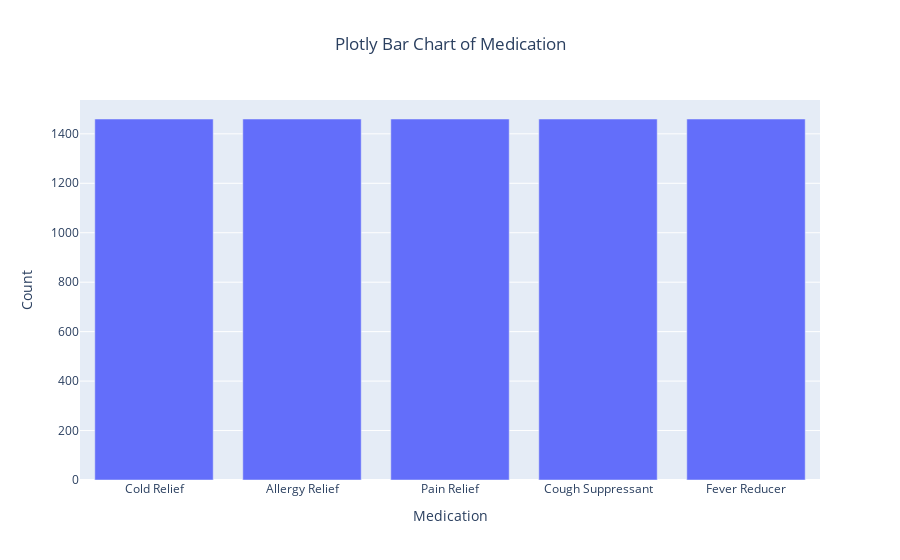
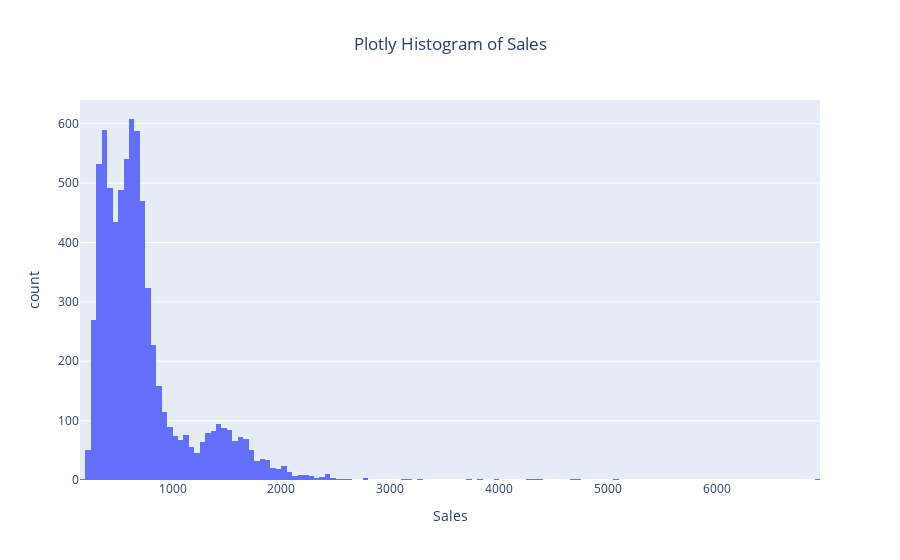
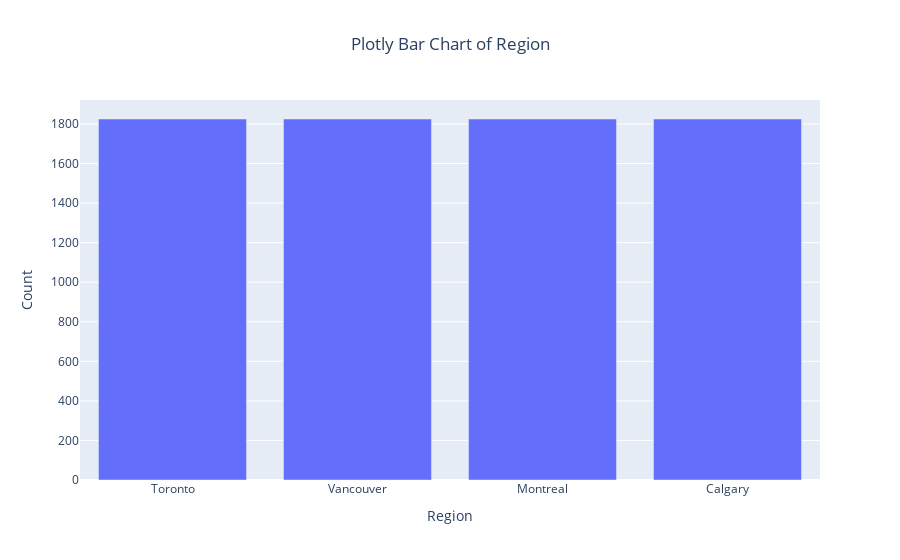
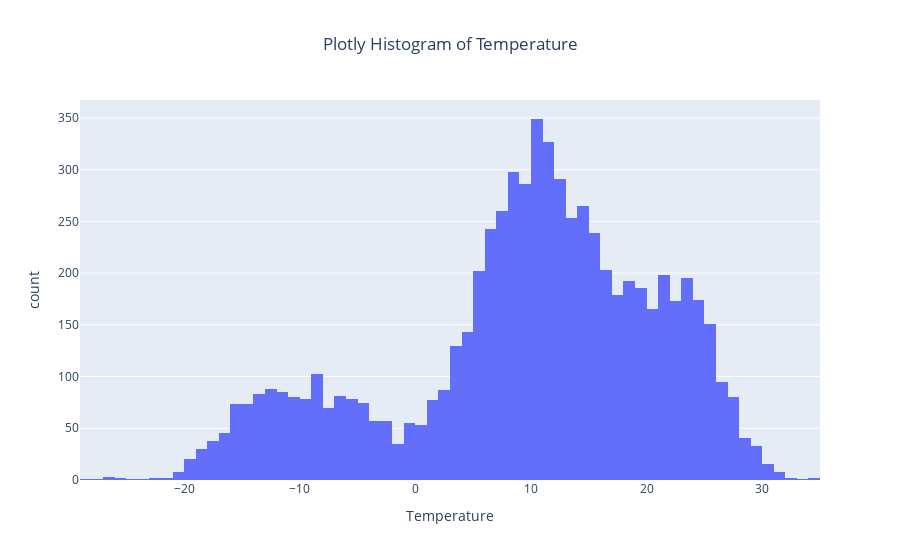

The notebook cell these images were saved under, in order:
### Code cell
# Define a function to create EDA plots for each variable. 
def EDA(df):
    for col in df.columns:
        # Skip the date column, not informative.
        if col == 'Date':
            continue
        # Replace null values with 'Missing' if they are categorical.
        col_data = df[col].fillna('Missing') if df[col].dtype == 'object' or df[col].dtype.name == 'category' else df[col]
        # Set plot size.
        plt.figure(figsize = (8, 4))

        # If numeric, create a histogram.
        if df[col].dtype in ['int32', 'float64']:
            # Create the seaborn histogram.
            sns.histplot(col_data, bins = 30)
            plt.title(f"Seaborn Histogram of {col}")
            plt.xlabel(col)
            plt.ylabel("Count")
            plt.tight_layout()
            plt.show()
            # Create the plotly histogram.
            fig = px.histogram(df, x = col, title = f"Plotly Histogram of {col}")
            fig.update_layout(title_x = 0.5)  # 0 = left, 0.5 = center, 1 = right
            fig.show()

        # If not numeric, then create a barplot.
        else:
            # Create the seaborn barplot.
            counts = col_data.value_counts()
            sns.barplot(x=counts.index, y = counts.values)
            plt.title(f"Seaborn Bar Chart of {col}")
            plt.xlabel(col)
            plt.ylabel("Count")
            plt.xticks(rotation = 45)
            plt.tight_layout()
            plt.show()
            # Create the plotly barplot.
            fig = px.bar(
                x = counts.index,
                y = counts.values,
                labels = {'x': col, 'y': 'Count'},
                title = f"Plotly Bar Chart of {col}"
            )
            fig.update_layout(title_x = 0.5)
            fig.show()
        print('-' * 100)
# Call function.
EDA(df)

### Figure 1 — Plotly figure (JSON) as saved in the notebook; plotly's stock layout.template omitted (floating-point values rounded to 4 significant figures)
{"data": [{"alignmentgroup": "True", "hovertemplate": "Medication=%{x}<br>Count=%{y}<extra></extra>", "legendgroup": "", "marker": {"color": "#636efa", "pattern": {"shape": ""}}, "name": "", "offsetgroup": "", "orientation": "v", "showlegend": false, "textposition": "auto", "type": "bar", "x": ["Cold Relief", "Allergy Relief", "Pain Relief", "Cough Suppressant", "Fever Reducer"], "xaxis": "x", "y": [1460, 1460, 1460, 1460, 1460], "yaxis": "y"}], "layout": {"barmode": "relative", "legend": {"tracegroupgap": 0}, "title": {"text": "Plotly Bar Chart of Medication", "x": 0.5}, "xaxis": {"anchor": "y", "domain": [0, 1], "title": {"text": "Medication"}}, "yaxis": {"anchor": "x", "domain": [0, 1], "title": {"text": "Count"}}}}

### Figure 2 — Plotly figure (JSON) as saved in the notebook; plotly's stock layout.template omitted (floating-point values rounded to 4 significant figures; data arrays with more than 128 entries replaced by an {"elided": "..."} marker saying what was removed)
{"data": [{"alignmentgroup": "True", "bingroup": "x", "hovertemplate": "Sales=%{x}<br>count=%{y}<extra></extra>", "legendgroup": "", "marker": {"color": "#636efa", "pattern": {"shape": ""}}, "name": "", "offsetgroup": "", "orientation": "v", "showlegend": false, "type": "histogram", "x": {"elided": "7300 float values"}, "xaxis": "x", "yaxis": "y"}], "layout": {"barmode": "relative", "legend": {"tracegroupgap": 0}, "title": {"text": "Plotly Histogram of Sales", "x": 0.5}, "xaxis": {"anchor": "y", "domain": [0, 1], "title": {"text": "Sales"}}, "yaxis": {"anchor": "x", "domain": [0, 1], "title": {"text": "count"}}}}

### Figure 3 — Plotly figure (JSON) as saved in the notebook; plotly's stock layout.template omitted (floating-point values rounded to 4 significant figures)
{"data": [{"alignmentgroup": "True", "hovertemplate": "Region=%{x}<br>Count=%{y}<extra></extra>", "legendgroup": "", "marker": {"color": "#636efa", "pattern": {"shape": ""}}, "name": "", "offsetgroup": "", "orientation": "v", "showlegend": false, "textposition": "auto", "type": "bar", "x": ["Toronto", "Vancouver", "Montreal", "Calgary"], "xaxis": "x", "y": [1825, 1825, 1825, 1825], "yaxis": "y"}], "layout": {"barmode": "relative", "legend": {"tracegroupgap": 0}, "title": {"text": "Plotly Bar Chart of Region", "x": 0.5}, "xaxis": {"anchor": "y", "domain": [0, 1], "title": {"text": "Region"}}, "yaxis": {"anchor": "x", "domain": [0, 1], "title": {"text": "Count"}}}}

### Figure 4 — Plotly figure (JSON) as saved in the notebook; plotly's stock layout.template omitted (floating-point values rounded to 4 significant figures; data arrays with more than 128 entries replaced by an {"elided": "..."} marker saying what was removed)
{"data": [{"alignmentgroup": "True", "bingroup": "x", "hovertemplate": "Temperature=%{x}<br>count=%{y}<extra></extra>", "legendgroup": "", "marker": {"color": "#636efa", "pattern": {"shape": ""}}, "name": "", "offsetgroup": "", "orientation": "v", "showlegend": false, "type": "histogram", "x": {"elided": "7300 float values"}, "xaxis": "x", "yaxis": "y"}], "layout": {"barmode": "relative", "legend": {"tracegroupgap": 0}, "title": {"text": "Plotly Histogram of Temperature", "x": 0.5}, "xaxis": {"anchor": "y", "domain": [0, 1], "title": {"text": "Temperature"}}, "yaxis": {"anchor": "x", "domain": [0, 1], "title": {"text": "count"}}}}
